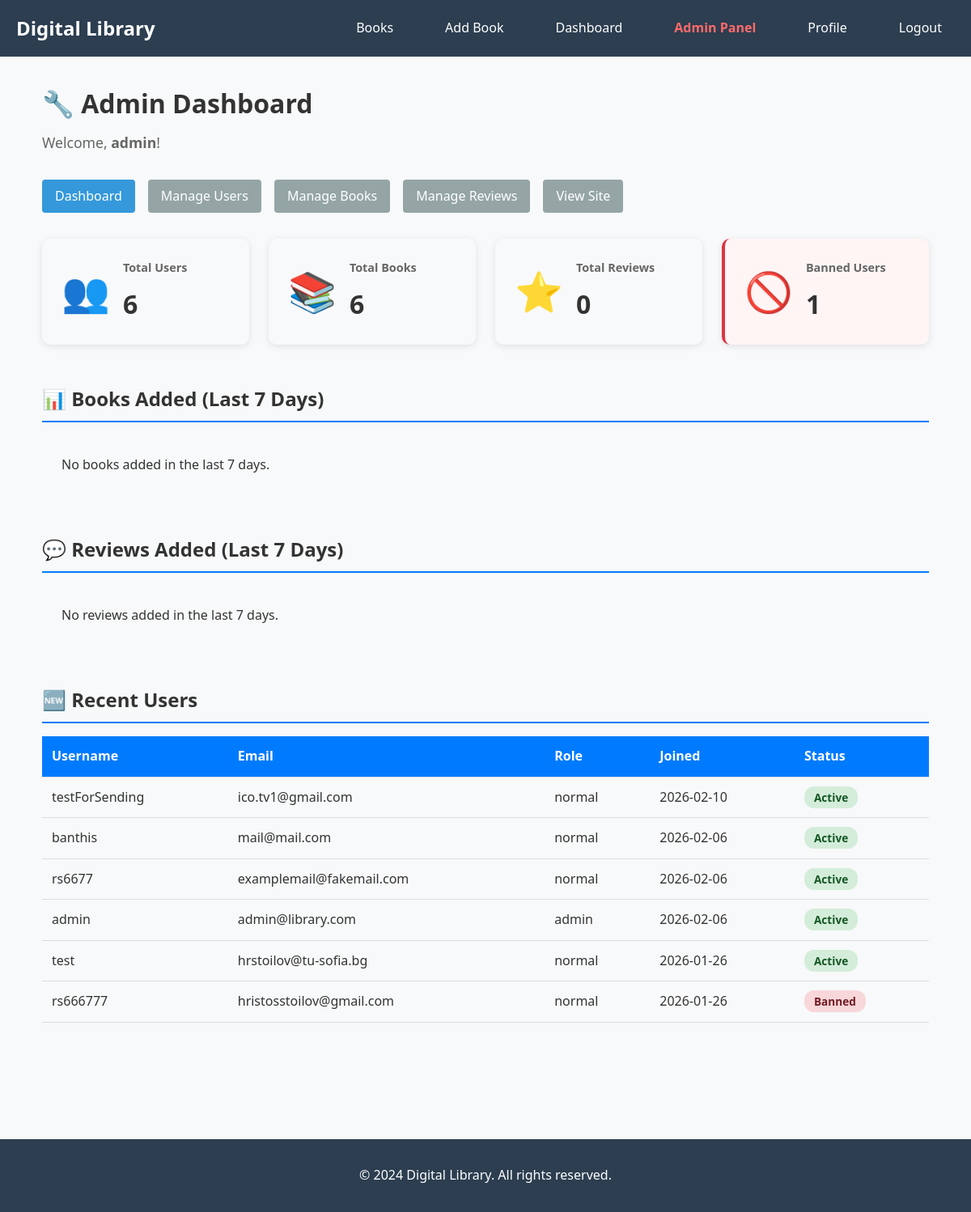
The page /user/admin/dashboard (signed in) on the database its author committed.
### models.py (models this page shows, shortened)
class User(UserMixin, db.Model):
    id = db.Column(db.Integer, primary_key=True)
    username = db.Column(db.String(150), unique=True, nullable=False)
    email = db.Column(db.String(150), unique=True, nullable=False)
    password_hash = db.Column(db.String(150), nullable=False)
    role = db.Column(db.String(20), default='normal', nullable=False)  # 'normal' or 'admin'
    is_banned = db.Column(db.Boolean, default=False, nullable=False)
    created_at = db.Column(db.DateTime, default=datetime.utcnow)
    profile_picture = db.Column(db.String(300))
    bio = db.Column(db.Text)
    reviews = db.relationship('Review', backref='author', lazy=True)
    def is_admin(self):
        return self.role == 'admin'

### routes/admin_routes.py (the view)
@admin_bp.route("/user/admin/dashboard")
@login_required
@admin_required
def admin_dashboard():
    total_users = User.query.count()
    total_books = Book.query.count()
    total_reviews = Review.query.count()
    banned_users = User.query.filter_by(is_banned=True).count()
    seven_days_ago = datetime.utcnow() - timedelta(days=7)
    books_per_day = db.session.query(
        func.date(Book.created_at).label('date'),
        func.count(Book.id).label('count')
    ).filter(Book.created_at >= seven_days_ago).group_by(
        func.date(Book.created_at)
    ).order_by(func.date(Book.created_at)).all()
    reviews_per_day = db.session.query(
        func.date(Review.created_at).label('date'),
        func.count(Review.id).label('count')
    ).filter(Review.created_at >= seven_days_ago).group_by(
        func.date(Review.created_at)
    ).order_by(func.date(Review.created_at)).all()
    recent_users = User.query.order_by(User.created_at.desc()).limit(10).all()
    recent_books = Book.query.order_by(Book.created_at.desc()).limit(10).all()
    recent_reviews = Review.query.order_by(Review.created_at.desc()).limit(10).all()
    return render_template('admin/dashboard.html',
                         total_users=total_users,
                         total_books=total_books,
                         total_reviews=total_reviews,
                         banned_users=banned_users,
                         books_per_day=books_per_day,
                         reviews_per_day=reviews_per_day,
                         recent_users=recent_users,
                         recent_books=recent_books,
                         recent_reviews=recent_reviews)

### app.py (called while the page is built)
@login_manager.user_loader
def load_user(user_id):
    return User.query.get(int(user_id))

### routes/admin_routes.py (called while the page is built)
def admin_required(f):
    @wraps(f)
    def decorated_function(*args, **kwargs):
        if not current_user.is_authenticated or not current_user.is_admin():
            flash('You do not have permission to access this page.')
            return redirect(url_for('main.index'))
        return f(*args, **kwargs)
    return decorated_function

### templates/admin/dashboard.html (shortened to what this page needs)
{% extends "base.html" %}
{% block content %}
<div class="admin-dashboard">
    <h1>🔧 Admin Dashboard</h1>
    <p class="welcome-message">Welcome, <strong>{{ current_user.username }}</strong>!</p>
    <div class="admin-nav">
        <a href="{{ url_for('admin.admin_dashboard') }}" class="btn btn-primary">Dashboard</a>
        <a href="{{ url_for('admin.manage_users') }}" class="btn btn-secondary">Manage Users</a>
        <a href="{{ url_for('admin.manage_books') }}" class="btn btn-secondary">Manage Books</a>
        <a href="{{ url_for('admin.manage_reviews') }}" class="btn btn-secondary">Manage Reviews</a>
        <a href="{{ url_for('book.user_books') }}" class="btn btn-secondary">View Site</a>
    </div>
    <div class="stats-overview">
        <div class="stat-card">
            <div class="stat-icon">👥</div>
            <div class="stat-content">
                <h3>Total Users</h3>
                <p class="stat-number">{{ total_users }}</p>
            </div>
        </div>
        <div class="stat-card">
            <div class="stat-icon">📚</div>
            <div class="stat-content">
                <h3>Total Books</h3>
                <p class="stat-number">{{ total_books }}</p>
            </div>
        </div>
        <div class="stat-card">
            <div class="stat-icon">⭐</div>
            <div class="stat-content">
                <h3>Total Reviews</h3>
                <p class="stat-number">{{ total_reviews }}</p>
            </div>
        </div>
        <div class="stat-card danger">
            <div class="stat-icon">🚫</div>
            <div class="stat-content">
                <h3>Banned Users</h3>
                <p class="stat-number">{{ banned_users }}</p>
            </div>
        </div>
    </div>
    <div class="admin-section">
        <h2>📊 Books Added (Last 7 Days)</h2>
        <div class="chart-container">
            {% if books_per_day %}
                <table class="stats-table">
                    <thead>
                        <tr>
                            <th>Date</th>
                            <th>Books Added</th>
                        </tr>
                    </thead>
                    <tbody>
                        {% for entry in books_per_day %}
                        <tr>
                            <td>{{ entry.date }}</td>
                            <td>{{ entry.count }}</td>
                        </tr>
                        {% endfor %}
                    </tbody>
                </table>
            {% else %}
                <p>No books added in the last 7 days.</p>
            {% endif %}
        </div>
    </div>
    <div class="admin-section">
        <h2>💬 Reviews Added (Last 7 Days)</h2>
        <div class="chart-container">
            {% if reviews_per_day %}
                <table class="stats-table">
                    <thead>
                        <tr>
                            <th>Date</th>
                            <th>Reviews Added</th>
                        </tr>
                    </thead>
                    <tbody>
                        {% for entry in reviews_per_day %}
                        <tr>
                            <td>{{ entry.date }}</td>
                            <td>{{ entry.count }}</td>
                        </tr>
                        {% endfor %}
                    </tbody>
                </table>
            {% else %}
                <p>No reviews added in the last 7 days.</p>
            {% endif %}
        </div>
    </div>
    <div class="admin-section">
        <h2>🆕 Recent Users</h2>
        {% if recent_users %}
            <table class="admin-table">
                <thead>
                    <tr>
                        <th>Username</th>
                        <th>Email</th>
                        <th>Role</th>
                        <th>Joined</th>
                        <th>Status</th>
                    </tr>
                </thead>
                <tbody>
                    {% for user in recent_users %}
                    <tr>
                        <td>{{ user.username }}</td>
                        <td>{{ user.email }}</td>
                        <td>{{ user.role }}</td>
                        <td>{{ user.created_at.strftime('%Y-%m-%d') }}</td>
                        <td>
                            {% if user.is_banned %}
                                <span class="badge badge-danger">Banned</span>
                            {% else %}
                                <span class="badge badge-success">Active</span>
                            {% endif %}
                        </td>
                    </tr>
                    {% endfor %}
                </tbody>
            </table>
        {% else %}
            <p>No users yet.</p>
        {% endif %}
    </div>
</div>
{% endblock %}

### static/css/style.css (style rules this page uses)
* { margin: 0; padding: 0; box-sizing: border-box; }
body { font-family: 'Segoe UI', Tahoma, Geneva, Verdana, sans-serif; line-height: 1.6; color: #333; background-color: #f8f9fa; }
.btn { display: inline-block; padding: 0.5rem 1rem; text-decoration: none; border: none; border-radius: 4px; cursor: pointer; font-size: 1rem; transition: background-color 0.3s; }
.btn-primary { background-color: #3498db; color: white; }
.btn-secondary { background-color: #95a5a6; color: white; }

### templates/admin/dashboard.html (style rules this page uses)
.admin-dashboard { max-width: 1400px; margin: 0 auto; padding: 2rem; }
.admin-dashboard h1 { margin-bottom: 0.5rem; }
.welcome-message { color: #666; margin-bottom: 2rem; font-size: 1.1rem; }
.admin-nav { margin-bottom: 2rem; display: flex; gap: 1rem; flex-wrap: wrap; }
.stats-overview { display: grid; grid-template-columns: repeat(auto-fit, minmax(250px, 1fr)); gap: 1.5rem; margin-bottom: 3rem; }
.stat-card { display: flex; align-items: center; padding: 1.5rem; background: #f8f9fa; border-radius: 10px; box-shadow: 0 2px 8px rgba(0,0,0,0.1); }
.stat-card.danger { background: #fff5f5; border-left: 4px solid #dc3545; }
.stat-icon { font-size: 3rem; margin-right: 1rem; }
.stat-content h3 { margin: 0; font-size: 0.9rem; color: #666; }
.stat-number { margin: 0.5rem 0 0 0; font-size: 2rem; font-weight: bold; color: #333; }
.admin-section { margin-bottom: 3rem; }
.admin-section h2 { margin-bottom: 1rem; border-bottom: 2px solid #007bff; padding-bottom: 0.5rem; }
.chart-container { background: #f8f9fa; padding: 1.5rem; border-radius: 8px; }
.stats-table, .admin-table { width: 100%; border-collapse: collapse; }
.stats-table th, .stats-table td, .admin-table th, .admin-table td { padding: 0.75rem; text-align: left; border-bottom: 1px solid #ddd; }
.stats-table th, .admin-table th { background: #007bff; color: white; font-weight: 600; }
.badge { padding: 0.25rem 0.75rem; border-radius: 12px; font-size: 0.85rem; font-weight: 600; }
.badge-success { background: #d4edda; color: #155724; }
.badge-danger { background: #f8d7da; color: #721c24; }

### rows shown on the page
User: username "admin", email "admin@library.com", role "admin", created_at "2026-02-06", is_banned "Active"
User: username "testForSending", email "ico.tv1@gmail.com", role "normal", created_at "2026-02-10", is_banned "Active"
User: username "banthis", email "mail@mail.com", role "normal", created_at "2026-02-06", is_banned "Active"
User: username "rs6677", email "examplemail@fakemail.com", role "normal", created_at "2026-02-06", is_banned "Active"
User: username "test", email "hrstoilov@tu-sofia.bg", role "normal", created_at "2026-01-26", is_banned "Active"
User: username "rs666777", email "hristosstoilov@gmail.com", role "normal", created_at "2026-01-26", is_banned "Banned"

### other values the page prints
{{ total_users }} "6"
{{ total_books }} "6"
{{ total_reviews }} "0"
{{ banned_users }} "1"
